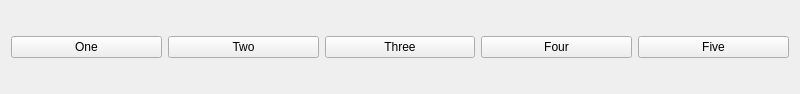
<?xml version="1.0" encoding="UTF-8"?>
<ui version="4.0">
 <class>Widget</class>
 <widget class="QWidget" name="Widget">
  <property name="geometry">
   <rect>
    <x>0</x>
    <y>0</y>
    <width>800</width>
    <height>94</height>
   </rect>
  </property>
  <property name="windowTitle">
   <string>Widget</string>
  </property>
  <layout class="QHBoxLayout" name="horizontalLayout_2">
   <item>
    <layout class="QHBoxLayout" name="horizontalLayout">
     <item>
      <widget class="QPushButton" name="oneButton">
       <property name="text">
        <string>One</string>
       </property>
      </widget>
     </item>
     <item>
      <widget class="QPushButton" name="twoButton">
       <property name="text">
        <string>Two</string>
       </property>
      </widget>
     </item>
     <item>
      <widget class="QPushButton" name="threeButton">
       <property name="text">
        <string>Three</string>
       </property>
      </widget>
     </item>
     <item>
      <widget class="QPushButton" name="fourButton">
       <property name="text">
        <string>Four</string>
       </property>
      </widget>
     </item>
     <item>
      <widget class="QPushButton" name="fiveButton">
       <property name="text">
        <string>Five</string>
       </property>
      </widget>
     </item>
    </layout>
   </item>
  </layout>
 </widget>
 <resources/>
 <connections/>
</ui>
